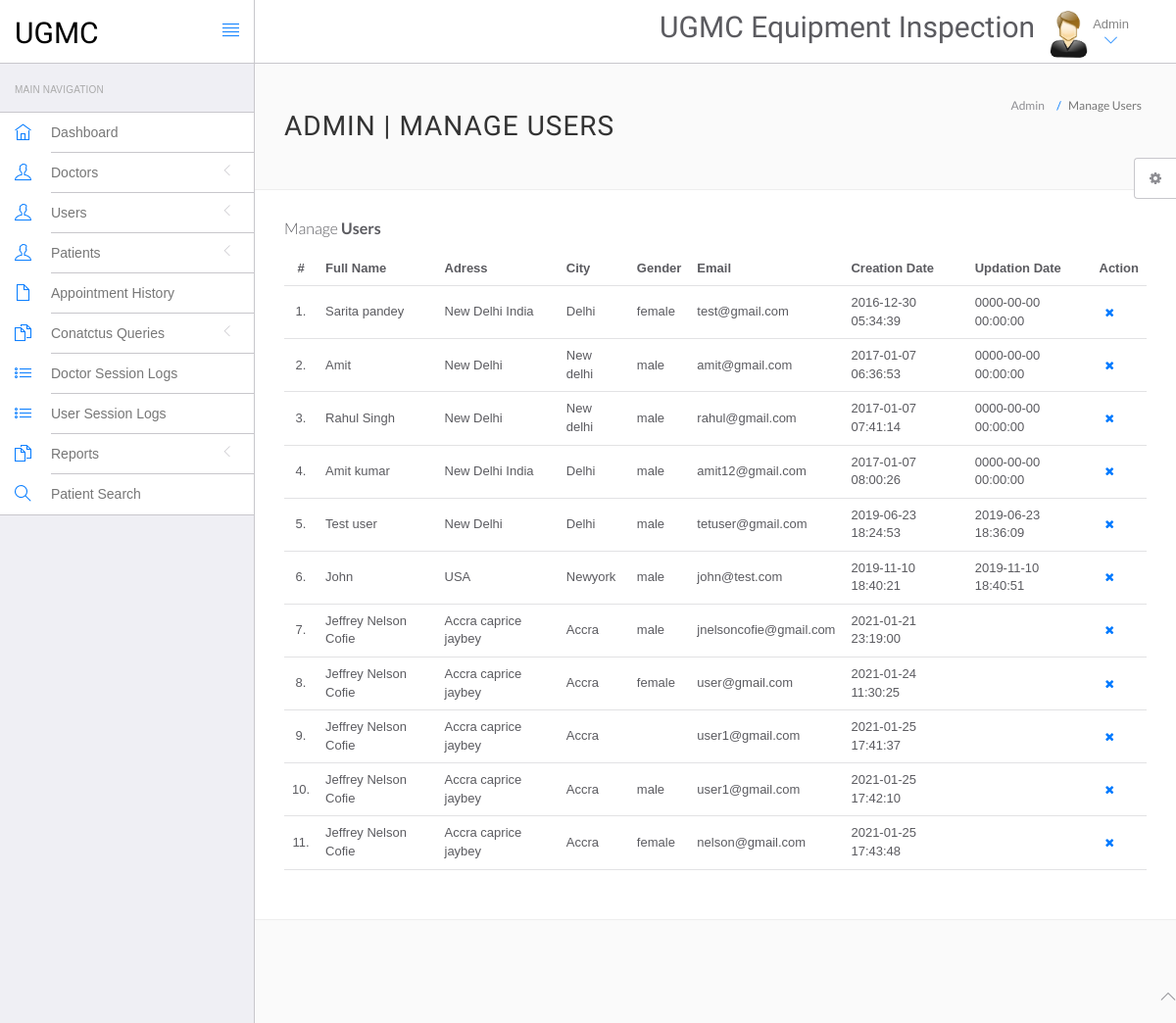
The app's page /hms/admin/manage-users.php (signed in), older data.
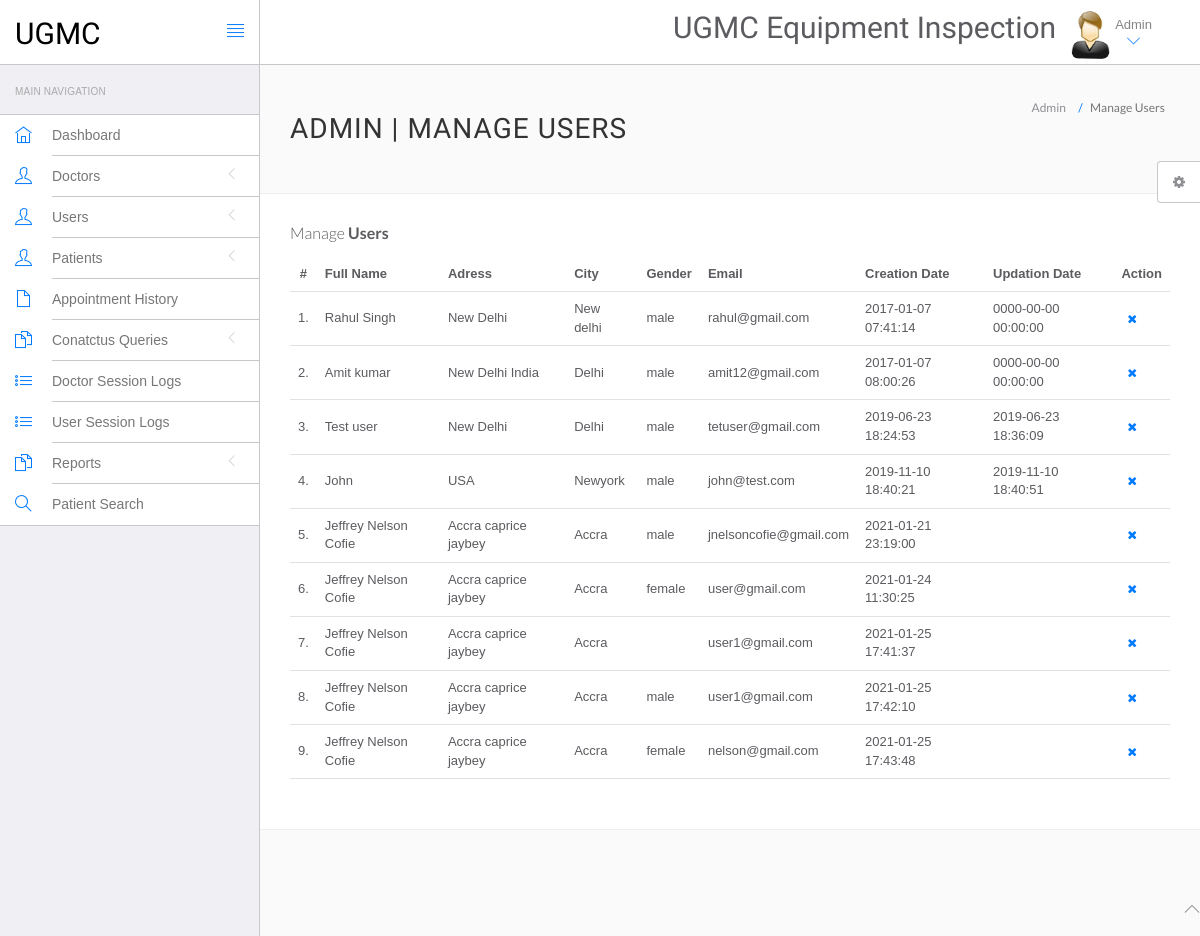
The same page, newer data.
### tables this page shows
CREATE TABLE `users` (
  `id` int(11) NOT NULL,
  `fullName` varchar(255) DEFAULT NULL,
  `address` longtext DEFAULT NULL,
  `city` varchar(255) DEFAULT NULL,
  `gender` varchar(255) DEFAULT NULL,
  `email` varchar(255) DEFAULT NULL,
  `password` varchar(255) DEFAULT NULL,
  `regDate` timestamp NULL DEFAULT current_timestamp(),
  `updationDate` timestamp NULL DEFAULT NULL ON UPDATE current_timestamp()
);

### hms/admin/manage-users.php (the view, shortened to what this page needs)
<?php
include('include/config.php');
?>
<!DOCTYPE html>
<html lang="en">
	<head>
		<link rel="stylesheet" href="vendor/bootstrap/css/bootstrap.min.css">
		<link rel="stylesheet" href="vendor/fontawesome/css/font-awesome.min.css">
		<link rel="stylesheet" href="vendor/themify-icons/themify-icons.min.css">
		<link href="vendor/animate.css/animate.min.css" rel="stylesheet" media="screen">
		<link href="vendor/perfect-scrollbar/perfect-scrollbar.min.css" rel="stylesheet" media="screen">
		<link href="vendor/switchery/switchery.min.css" rel="stylesheet" media="screen">
		<link href="vendor/bootstrap-touchspin/jquery.bootstrap-touchspin.min.css" rel="stylesheet" media="screen">
		<link href="vendor/select2/select2.min.css" rel="stylesheet" media="screen">
		<link href="vendor/bootstrap-datepicker/bootstrap-datepicker3.standalone.min.css" rel="stylesheet" media="screen">
		<link href="vendor/bootstrap-timepicker/bootstrap-timepicker.min.css" rel="stylesheet" media="screen">
		<link rel="stylesheet" href="assets/css/styles.css">
		<link rel="stylesheet" href="assets/css/plugins.css">
		<link rel="stylesheet" href="assets/css/themes/theme-1.css" id="skin_color" />
	</head>
	<body>
		<div id="app">
<?php include('include/sidebar.php');?>
			<div class="app-content">
						<?php include('include/header.php');?>
				<div class="main-content" >
					<div class="wrap-content container" id="container">
						<section id="page-title">
							<div class="row">
								<div class="col-sm-8">
									<h1 class="mainTitle">Admin | Manage Users</h1>
																	</div>
								<ol class="breadcrumb">
									<li>
										<span>Admin</span>
									</li>
									<li class="active">
										<span>Manage Users</span>
									</li>
								</ol>
							</div>
						</section>
						<div class="container-fluid container-fullw bg-white">
									<div class="row">
								<div class="col-md-12">
									<h5 class="over-title margin-bottom-15">Manage <span class="text-bold">Users</span></h5>
									<table class="table table-hover" id="sample-table-1">
										<thead>
											<tr>
												<th class="center">#</th>
												<th>Full Name</th>
												<th class="hidden-xs">Adress</th>
												<th>City</th>
												<th>Gender </th>
												<th>Email </th>
												<th>Creation Date </th>
												<th>Updation Date </th>
												<th>Action</th>
											</tr>
										</thead>
										<tbody>
<?php
$sql=mysqli_query($con,"select * from users");
$cnt=1;
while($row=mysqli_fetch_array($sql))
{
?>
											<tr>
												<td class="center"><?php echo $cnt;?>.</td>
												<td class="hidden-xs"><?php echo $row['fullName'];?></td>
												<td><?php echo $row['address'];?></td>
												<td><?php echo $row['city'];?>
												</td>
												<td><?php echo $row['gender'];?></td>
												<td><?php echo $row['email'];?></td>
												<td><?php echo $row['regDate'];?></td>
												<td><?php echo $row['updationDate'];?>
												</td>
												<td >
												<div class="visible-md visible-lg hidden-sm hidden-xs">
	<a href="manage-users.php?id=<?php echo $row['id']?>&del=delete" onClick="return confirm('Are you sure you want to delete?')"class="btn btn-transparent btn-xs tooltips" tooltip-placement="top" tooltip="Remove"><i class="fa fa-times fa fa-white"></i></a>
												</div>
												</td>
											</tr>
											<?php
$cnt=$cnt+1;
											 }?>
										</tbody>
									</table>
								</div>
							</div>
								</div>
							</div>
						</div>
					</div>
				</div>
	<?php include('include/footer.php');?>
	<?php include('include/setting.php');?>
	</body>
</html>

Row changes from the older to the newer data that the page shows:
removed users: fullName "Sarita pandey", address "New Delhi India", city "Delhi", gender "female", email "test@gmail.com", regDate "2016-12-30 05:34:39", updationDate "0000-00-00 00:00:00"
removed users: fullName "Amit", address "New Delhi", city "New delhi", gender "male", email "amit@gmail.com", regDate "2017-01-07 06:36:53", updationDate "0000-00-00 00:00:00"
